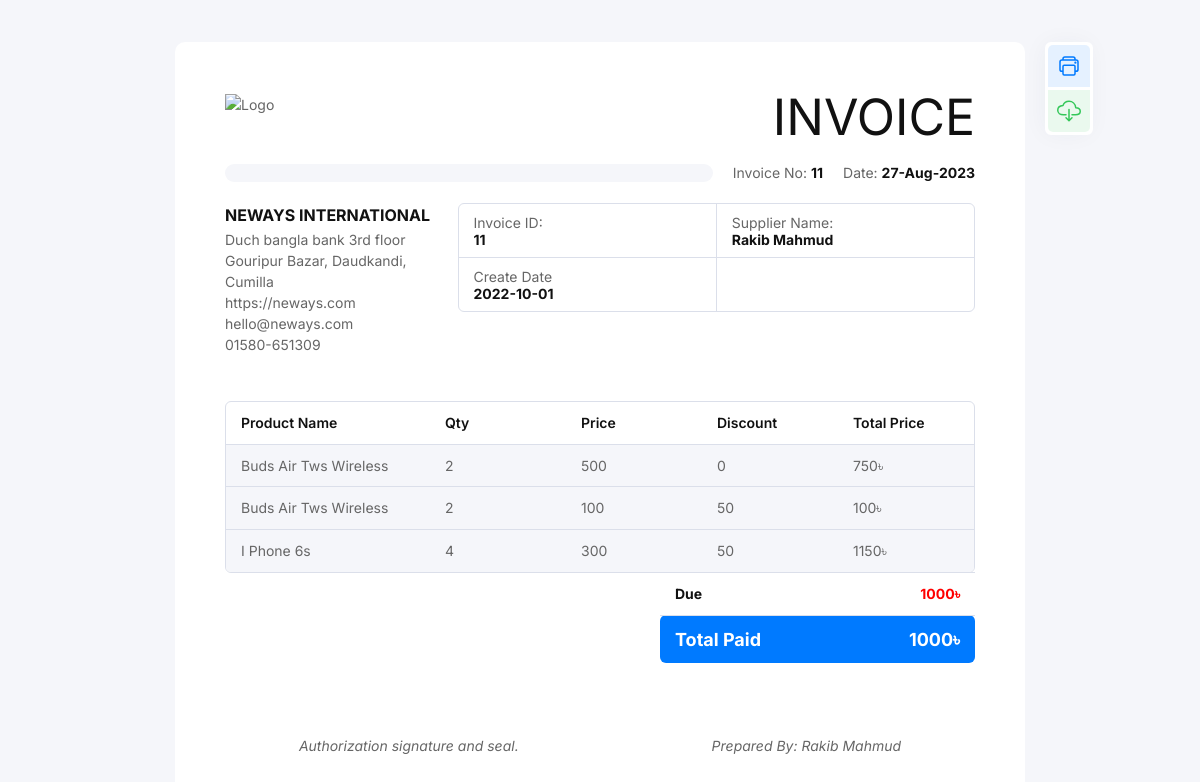
Screenshot of /invoice_view.php?id=11 with the database file from the repository.
### tables this page shows
CREATE TABLE `invoice` (
  `id` int(11) NOT NULL,
  `supplier_name` varchar(55) NOT NULL,
  `total_amount` int(55) NOT NULL,
  `paid_amount` int(55) NOT NULL,
  `due_amount` int(55) NOT NULL,
  `date` date NOT NULL
);

CREATE TABLE `invoice_details` (
  `id` int(11) NOT NULL,
  `invoice_id` int(11) NOT NULL,
  `product_name` varchar(55) NOT NULL,
  `product_unit` varchar(55) NOT NULL,
  `qty` int(11) NOT NULL,
  `price` int(11) NOT NULL,
  `discount` int(11) NOT NULL,
  `total_price` int(11) NOT NULL,
  `branch_name` varchar(55) NOT NULL,
  `invoice_file` varchar(255) NOT NULL
);

### invoice_view.php (the view, shortened to what this page needs)
<?php
include 'include/config.php';
$get_invoice_id=$_GET['id'];
?>
<!DOCTYPE html>
<html class="no-js" lang="en">
<head>
  <link rel="stylesheet" href="asset/style.css">
</head>
<body style="margin-top: 1%">
  <div class="tm_container">
    <div class="tm_invoice_wrap">
      <div class="tm_invoice tm_style1" id="tm_download_section">
        <div class="tm_invoice_in">
          <div class="tm_invoice_head tm_mb20">
            <div class="tm_invoice_left">
              <div class="tm_logo"><img src="https://neways3.com/wp-content/uploads/2019/05/Neways-Logo.png" alt="Logo"><br> </div>
            </div>
            <div class="tm_invoice_right tm_text_right">
              <div class="tm_primary_color tm_f50 tm_text_uppercase">Invoice</div>
            </div>
          </div>
          <div class="tm_invoice_info tm_mb20">
            <div class="tm_invoice_seperator tm_gray_bg"></div>
            <div class="tm_invoice_info_list">
              <p class="tm_invoice_number tm_m0">Invoice No: <b class="tm_primary_color"><?php
              echo $get_invoice_id;
              ?></b></p>
              <p class="tm_invoice_date tm_m0">Date: <b class="tm_primary_color">27-Aug-2023</b></p>
            </div>
          </div>
          <div class="tm_invoice_head tm_mb10">
          <div class="tm_invoice_left">
              <p class="tm_mb2 tm_f16"><b class="tm_primary_color tm_text_uppercase">Neways International</b></p>
              <p>
                Duch bangla bank 3rd floor <br>Gouripur Bazar, Daudkandi, Cumilla <br>
                https://neways.com <br>
                hello@neways.com<br>
                01580-651309
              </p>
            </div>
            <div class="tm_invoice_right" style="width:69% !important">
              <div class="tm_grid_row tm_col_2  tm_col_2_sm tm_invoice_table tm_round_border">
                <div>
                  <p class="tm_m0">Invoice ID:</p>
                  <b class="tm_primary_color"><?php echo $get_invoice_id; ?></b>
                </div>
                <div>
                  <p class="tm_m0">Supplier Name:</p>
                  <b class="tm_primary_color">
                    <?php
                    if ($get_Supplier=$con->query("SELECT * FROM invoice WHERE id=$get_invoice_id ")) {
                       while ($rows=$get_Supplier->fetch_array()) {
                            echo $rows['supplier_name'];
                       }
                    }
                    ?>
                  </b>
                </div>
                <div>
                  <p class="tm_m0">Create Date</p>
                  <b class="tm_primary_color">  2022-10-01 </b>
                </div>
              </div>
            </div>
          </div>
          <br>
          <div class="tm_table tm_style1">
            <div class="tm_round_border">
              <div class="tm_table_responsive">
                <table>
                  <thead>
                    <tr>
                      <th class="tm_width_2 tm_semi_bold tm_primary_color">Product Name</th>
                      <th class="tm_width_2 tm_semi_bold tm_primary_color">Qty</th>
                      <th class="tm_width_2 tm_semi_bold tm_primary_color">Price</th>
                      <th class="tm_width_2 tm_semi_bold tm_primary_color">Discount</th>
                      <th class="tm_width_2 tm_semi_bold tm_primary_color">Total Price</th>
                    </tr>
                  </thead>
                  <tbody>
                    <?php
                    $allInv=$con->query("SELECT * FROM invoice_details WHERE invoice_id= $get_invoice_id ");
                    while ($rowsss=$allInv->fetch_assoc()) {
                    ?>
                    <tr class="tm_gray_bg">
                      <td class="tm_width_3"><?php echo $rowsss['product_name'];?></td>
                      <td class="tm_width_2"><?php echo $rowsss['qty'];?></td>
                      <td class="tm_width_2"><?php echo $rowsss['price'];?></td>
                      <td class="tm_width_2"><?php echo $rowsss['discount'];?></td>
                      <td class="tm_width_2"><?php echo $rowsss['total_price'];?>৳</td>
                    </tr>
                <?php } ?>
                  </tbody>
                </table>
              </div>
            </div>
            <div class="tm_invoice_footer">
              <div class="tm_left_footer">
              </div>
              <div class="tm_right_footer">
                <table>
                  <tbody>
                  <?php
                    $allInv=$con->query("SELECT * FROM invoice WHERE id= $get_invoice_id ");
                    while ($rowss=$allInv->fetch_assoc()) {
                    ?>
                    <tr class="tm_border_top">
                      <td class="tm_width_3 tm_primary_color tm_border_none tm_bold">Due</td>
                      <td class="tm_width_3 tm_danger_color tm_text_right tm_border_none tm_bold"><?php echo $rowss['due_amount'];?>৳</td>
                    </tr>
                    <tr class="tm_border_top">
                      <td class="tm_width_3 tm_border_top_0 tm_bold tm_f18 tm_white_color tm_accent_bg tm_radius_6_0_0_6">Total Paid </td>
                      <td class="tm_width_3 tm_border_top_0 tm_bold tm_f18 tm_primary_color tm_text_right tm_white_color tm_accent_bg tm_radius_0_6_6_0"><?php echo $rowss['paid_amount'];?>৳</td>
                    </tr>
                <?php } ?>
                  </tbody>
                </table>
              </div>
            </div>
          </div>
          <div class="tm_note tm_text_center tm_m0_md">
            <p class="tm_m0" align=""><br> <br>Authorization signature and seal. &nbsp; &nbsp; &nbsp; &nbsp; &nbsp;&nbsp; &nbsp; &nbsp; &nbsp; &nbsp; &nbsp; &nbsp; &nbsp; &nbsp; &nbsp;&nbsp; &nbsp; &nbsp; &nbsp; &nbsp;&nbsp; &nbsp; &nbsp; &nbsp; &nbsp;&nbsp;
              Prepared By:
              Rakib Mahmud
              </p>
          </div>
        </div>
      </div>
      <div class="tm_invoice_btns tm_hide_print">
        <a href="javascript:window.print()" class="tm_invoice_btn tm_color1">
          <span class="tm_btn_icon">
          </span>
        </a>
        <button id="tm_download_btn" class="tm_invoice_btn tm_color2">
          <span class="tm_btn_icon">
          </span>
        </button>
      </div>
    </div>
  </div>
</body>
</html>

### invoice_view.php (style rules this page uses)
.tm_invoice.tm_style1 .tm_logo img { max-height: 100px; }

### rows the page displays
invoice: supplier_name "Rakib Mahmud", due_amount "1000", paid_amount "1000"
invoice_details: product_name "Buds Air Tws Wireless", qty "2", price "500", discount "0", total_price "750"
invoice_details: product_name "Buds Air Tws Wireless", qty "2", price "100", discount "50", total_price "100"
invoice_details: product_name "I Phone 6s", qty "4", price "300", discount "50", total_price "1150"

### other values shown
$get_invoice_id "11"
